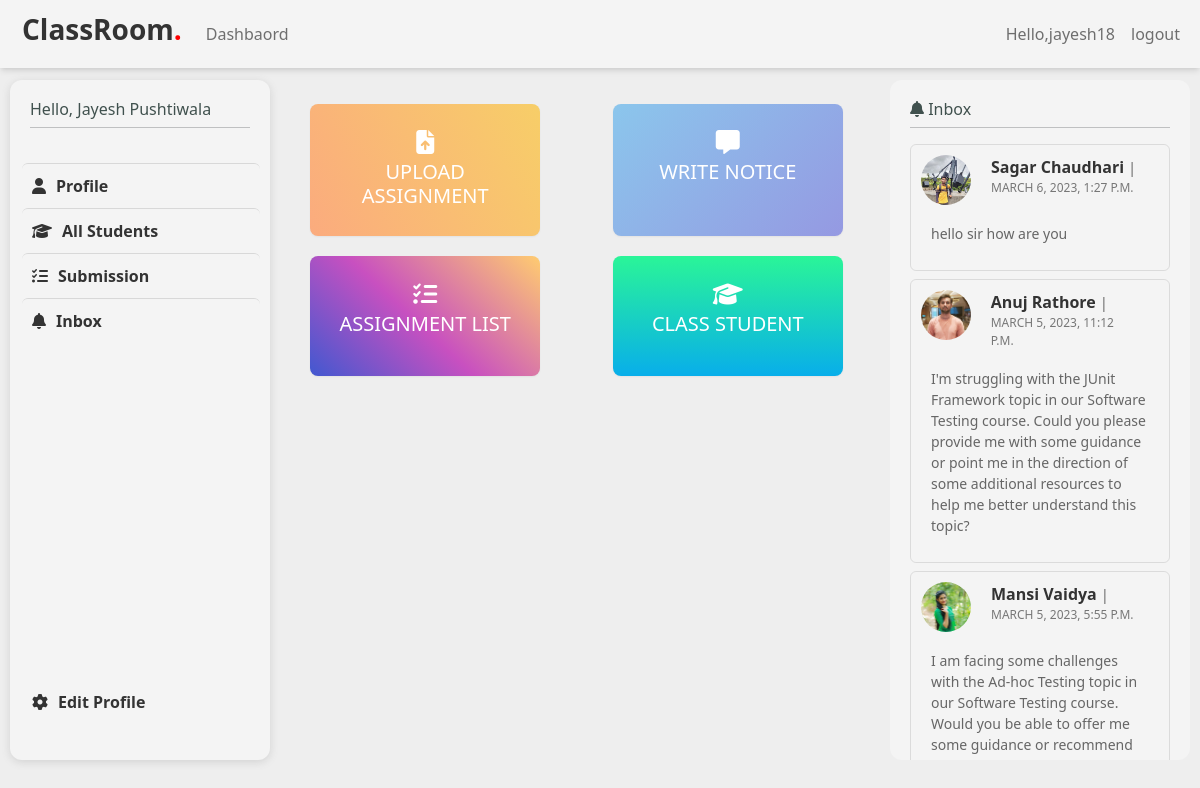
The app's page /classroom/dashboard/ (signed in) with its own data.
### classroom/models.py (models this page shows, shortened)
class User(AbstractUser):
    is_student = models.BooleanField(default=False)
    is_teacher = models.BooleanField(default=False)

class Teacher(models.Model):
    user = models.OneToOneField(
        User, on_delete=models.CASCADE, primary_key=True, related_name='Teacher')
    name = models.CharField(max_length=250)
    subject_name = models.CharField(max_length=200, blank=True)
    email = models.EmailField(max_length=254)
    phone = models.IntegerField()
    teacher_profile_pic = models.ImageField(
        upload_to="classroom/teacher_profile_pic", blank=True)
    class_students = models.ManyToManyField(Student, through="StudentsInClass")

class MessageToTeacher(models.Model):
    student = models.ForeignKey(
        Student, related_name='student', on_delete=models.CASCADE)
    teacher = models.ForeignKey(
        Teacher, related_name='messages', on_delete=models.CASCADE)
    created_at = models.DateTimeField(auto_now=True)
    message = models.TextField()
    message_html = models.TextField(editable=False)
    class Meta:
        ordering = ['-created_at']
        unique_together = ['student', 'message']

class Student(models.Model):
    user = models.OneToOneField(
        User, on_delete=models.CASCADE, primary_key=True, related_name='Student')
    name = models.CharField(max_length=250)
    std_course = models.ForeignKey(
        Course_master, on_delete=models.CASCADE, null=True, blank=True)
    sem = models.CharField(max_length=50, default=1, null=True, blank=True)
    email = models.EmailField(max_length=254)
    phone = models.IntegerField()
    student_profile_pic = models.ImageField(
        upload_to="classroom/student_profile_pic", blank=True)

### classroom/views.py (the view)
# urls.py: path('dashboard/',views.dashboard,name="dashboard"),
def dashboard(request):
    teachermsg = get_object_or_404(models.Teacher, pk=request.user.id)
    teacher = Teacher.objects.filter(user=request.user)
    return render(request, 'classroom/dashboard.html', {'teacher': teacher, 'teachermsg': teachermsg})

### template/classroom/dashboard.html (shortened to what this page needs)
{% extends 'classroom/base.html' %}
{% load static %}
{% block content %}
<div class="container-fluid">
    <div class="row">
        <div class="col-lg-3 left-col">
            {% for i in teacher %}
            <h5 style="color:#40514E;font-size: 16px;">Hello, {{i.name}}</h5>
            <hr style="margin-top:0px">
            {% if user.is_authenticated %}
            {% if user.is_teacher%}
            <ul class="side-links">
                <a href="{% url 'classroom:teacher_detail' pk=user.pk %}">
                    <li> <i class="fa-solid fa-user"></i>Profile</li>
                </a>
                <a href="{% url 'classroom:students_list' %}">
                    <li> <i class="fa-solid fa-graduation-cap"></i>All Students</li>
                </a>
                <a href="{% url 'classroom:submit_list' %}">
                    <li> <i class="fa-solid fa-list-check"></i>Submission</li>
                </a>
                <a href="{% url 'classroom:messages_list' pk=user.pk %}">
                    <li> <i class="fa-solid fa-bell"></i>Inbox</li>
                </a>
            </ul>
            {% endif %}
            {% endif %}
            <div class="buttom">
                <ul class="side-links side-links-profile">
                    <a href="{% url 'classroom:teacher_update' pk=user.pk %}">
                        <li>
                            <i class="fa-solid fa-gear"></i>Edit Profile
                        </li>
                    </a>
                </ul>
            </div>
            {% endfor %}
        </div>
        <div class="col-lg-6 py-5" style="margin:auto;">
            <div class="row middle-class-page py-3">
                <div class="col-lg-12">
                    <div class="row d-flex justify-content-between">
                        <div class="col-lg-5 dash-tile">
                            <a href="{% url 'classroom:upload_assignment' %}" style="text-decoration:none;color:#fff;">
                                <div class="icon"><i class="fa-solid fa-file-arrow-up"></i></div>
                                <h5 style="text-transform:uppercase ;">Upload Assignment</h5>
                            </a>
                        </div>
                        <div class="col-lg-5 dash-tile">
                            <a href="{% url 'classroom:write_notice' %}" style="text-decoration:none;color:#fff;">
                                <div class="icon"><i class="fa-solid fa-message"></i></div>
                                <h5 style="text-transform:uppercase ;">Write Notice</h5>
                            </a>
                        </div>
                        <div class="col-lg-5 dash-tile">
                            <a href="{% url 'classroom:assignment_list' %}" style="text-decoration:none;color:#fff;">
                                <div class="icon"><i class="fa-solid fa-list-check"></i></div>
                                <h5 style="text-transform:uppercase ;">Assignment List</h5>
                            </a>
                        </div>
                        <div class="col-lg-5 dash-tile">
                            <a href="{% url 'classroom:class_student_list' %}" style="text-decoration:none;color:#fff;">
                                <div class="icon"><i class="fa-solid fa-graduation-cap"></i></div>
                                <h5 style="text-transform:uppercase ;">Class Student</h5>
                            </a>
                        </div>
                    </div>
                </div>
            </div>
        </div>
        <div class="col-lg-3 right-col">
            <h5 style="color:#40514E;font-size: 16px;"><i class="fa-solid fa-bell"></i> Inbox</h5>
            <hr style="margin-top:0px">
            <div class="class_right_col" style="height:80vh;overflow-y:scroll;overflow-x: hidden ;">
                {% if teachermsg.messages.count == 0 %}
                <h5>No Notice Yet.</h5>
                {% else %}
                {% for mssg in teachermsg.messages.all %}
                <div class="notice mb-2">
                    <div class="row">
                        <div class="col-lg-12 d-flex">
                            <div class="avatar avatar-p">
                                {% if mssg.student.student_profile_pic %}
                                <img src="{{ mssg.student.student_profile_pic.url }}" class="notice-img">
                                {% else %}
                                <img src="{% static 'images/avatar.jpg' %}" class="notice-img">
                                {% endif %}
                            </div>
                            <div class="avatar-info" style="margin:0px 20px">
                                <div style="color:#333;font-weight:700;">{{ mssg.student.name }} <span
                                        style="color:#666;font-size: 14px;font-weight: 400;"> |
                                        {{notice.teacher.subject_name }}</span></div>
                                <div style="text-transform: uppercase;color:#777;font-size:12px;">{{ mssg.created_at }}
                                </div>
                            </div>
                        </div>
                    </div>
                    <div class="row">
                        <div class="col-lg-12">
                            <div class="message">
                                <p style="margin-top: 8px;">{{ mssg.message }}</p>
                            </div>
                        </div>
                    </div>
                </div>
                {% endfor %}
                {% endif %}
            </div>
        </div>
    </div>
</div>
{% endblock content %}

### template/classroom/base.html (shortened to what this page needs)
<!DOCTYPE html>
{% load static %}
<html lang="en" dir="ltr">
<head>
  {% load static %}
  <link rel="stylesheet" href="{% static 'css/aos.scss' %}">
  <link rel="stylesheet" href="https://unpkg.com/aos@next/dist/aos.css" />
  <link rel="stylesheet" href="{% static 'css/bootstrap.min.css' %}">
  <link rel="stylesheet" href="{% static 'css/style.css' %}">
  <link rel="stylesheet" href="https://pro.fontawesome.com/releases/v5.10.0/css/all.css"
 />
  <link rel="stylesheet" href="https://pro.fontawesome.com/releases/v5.10.0/css/all.css"
 />
  <link rel="stylesheet" href="https://cdnjs.cloudflare.com/ajax/libs/font-awesome/6.1.1/css/all.min.css"
 />
  <link href="{% static 'fontawesomefree/css/solid.css' %}" rel="stylesheet" type="text/css">
</head>
<body>
  <nav class="navbar navbar-expand-lg bg-light">
    <div class="container-fluid">
      <a class="navbar-brand" href="/">
        <div class="logo">
          <h2 style="font-weight: 700; color:#333; font-size:28px; padding-left: 10px;">ClassRoom<span
              style="color:red;">.</span></h2>
        </div>
      </a>
      <div class="collapse navbar-collapse" id="navbarNavDropdown">
        <ul class="navbar-nav">
          {% if user.is_authenticated %}
          {% if user.is_teacher %}
          <li class="nav-item">
            <a class="nav-link" href="{% url 'classroom:dashboard' %}">Dashbaord</a>
          </li>
          {% endif %}
          {% else %}
          <li class="nav-item">
            <a class="nav-link active" aria-current="page" href="/">Home</a>
          </li>
          &nbsp;
          {% endif %}
        </ul>
      </div>
      <div class="d-flex">
        <ul class="navbar-nav">
          <li class="nav-item dropdown">
            <a class="nav-link " href="#">
              {% if user.is_authenticated %}
              <span> Hello,{{user.username}}</span>
            </a>
          </li>
          <li class="nav-item">
            <a class="nav-link" href="{% url 'classroom:logout' %}">logout</a>
          </li>
          {% endif %}
        </ul>
      </div>
    </div>
  </nav>
  {% block content %} {% endblock content %}
</body>
</html>

### static/css/style.css (style rules this page uses)
:root { --p-color: #75E6DA; --s-color: #30E3CA; --t-color: #40514E; --b-color: #E4F9F5; }
body { background: rgb(238, 238, 238); }
html { scroll-behavior: smooth; }
.bg-light { background-color: #f4f4f4 !important; box-shadow: rgba(0, 0, 0, 0.1) 0px 4px 6px -1px, rgba(0, 0, 0, 0.06) 0px 2px 4px -1px; }
.navbar { position: fixed; top: 0; right: 0; left: 0; z-index: 100; }
.navbar-brand { font-weight: 600; font-size: 20px; }
.avatar { width: 80px; height: 80px; border-radius: 50%; overflow: hidden; margin: 30px auto; }
.avatar img { width: 100%; }
.left-col { background: #f4f4f4; position: fixed; top: 80px; left: 10px; height: 85vh; border-radius: 12px; width: 260px; box-shadow: rgba(99, 99, 99, 0.2) 0px 2px 8px 0px; padding: 20px; }
.class_notice_css, .right-col { padding: 20px; background: #f4f4f4; position: fixed; top: 80px; right: 10px; height: 85vh; border-radius: 12px; width: 300px; overflow: hidden !important; }
.avatar-p { width: 50px; height: 50px; margin: 0px; }
.side-links { list-style: none; margin-left: -40px; width: 270px; margin-top: 35px; }
.side-links a { text-decoration: none; color: #333; font-weight: 600; }
.side-links li { padding: 10px; width: 100%; border-radius: 6px; border-top: 1px solid #d8d8d8; }
.side-links li i { margin-right: 10px; }
.side-links-profile { position: absolute; bottom: 20px; }
.side-links-profile li { border-top: none; }
.class_right_col .notice { padding: 10px 10px 10px 10px; border-radius: 6px; border: 1px solid rgba(0, 0, 0, 0.1); }
.class_right_col .notice .message { font-size: 14px; padding: 10px 10px 0px 10px; color: #666; }
.avatar-p { width: 50px; height: 50px; }
.middle-class-page { margin-right: 35px; margin-top: 30px; }
.dash-tile { background: #fff; padding: 20px; text-align: center; margin: 10px 10px; border-radius: 8px; min-height: 120px; box-shadow: rgba(0, 0, 0, 0.12) 0px 1px 3px, rgba(0, 0, 0, 0.24) 0px 1px 2px; box-shadow: rgba(0, 0, 0, 0.05) 0px 1px 2px 0px; color: #fff; transition: .5s; background: rgb(63, 94, 251); background: linear-gradient(90deg, rgba(63, 94, 251, 1) 0%, rgba(252, 70, 107, 1) 100%); background-color: #FBAB7E; background-image: linear-gradient(62deg, #FBAB7E 0%, #F7CE68 100%); }
.dash-tile:nth-child(2) { background-color: #8BC6EC; background-image: linear-gradient(135deg, #8BC6EC 0%, #9599E2 100%); }
.dash-tile:nth-child(3) { background-color: #4158D0; background-image: linear-gradient(43deg, #4158D0 0%, #C850C0 46%, #FFCC70 100%); }
.dash-tile:nth-child(4) { background-color: #08AEEA; background-image: linear-gradient(0deg, #08AEEA 0%, #2AF598 100%); }
.dash-tile .icon { font-size: 24px; }

### records on screen
User: username "jayesh18"
Teacher: name "Jayesh Pushtiwala"
MessageToTeacher: student.student_profile_pic (picture), student.name "Sagar Chaudhari", created_at "MARCH 6, 2023, 1:27 P.M.", message "hello sir how are you"
MessageToTeacher: student.student_profile_pic (picture), student.name "Anuj Rathore", created_at "MARCH 5, 2023, 11:12 P.M.", message "I'm struggling with the JUnit Framework topic in our Software Testing course. Could you please provide me with some guidance or point me in the direction of some additional resources to help me better understand this topic?"
MessageToTeacher: student.student_profile_pic (picture), student.name "Mansi Vaidya", created_at "MARCH 5, 2023, 5:55 P.M.", message "I am facing some challenges with the Ad-hoc Testing topic in our Software Testing course. Would you be able to offer me some guidance or recommend…"
